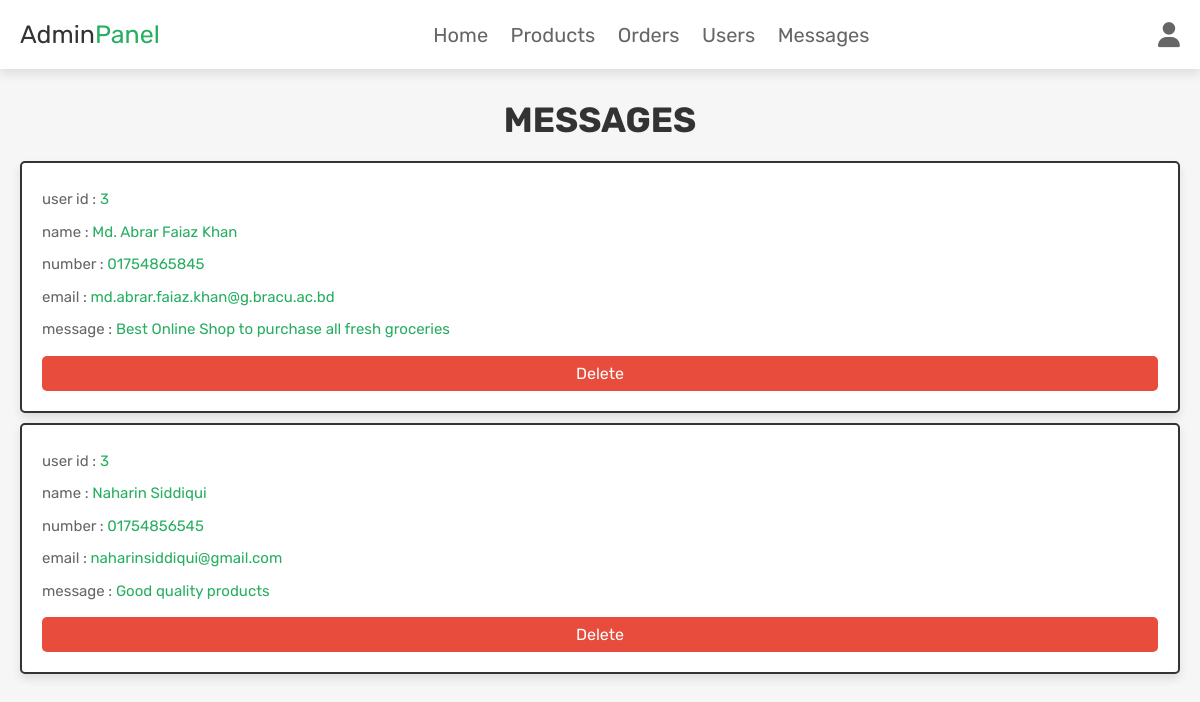
Screenshot of /admin_contacts.php (signed in) with the database file from the repository.
### tables this page shows
CREATE TABLE `message` (
  `id` int(100) NOT NULL,
  `user_id` int(100) NOT NULL,
  `name` varchar(100) NOT NULL,
  `email` varchar(100) NOT NULL,
  `number` varchar(12) NOT NULL,
  `message` varchar(500) NOT NULL
);

### admin_contacts.php (the view, shortened to what this page needs)
<?php
@include 'config.php';
?>
<!DOCTYPE html>
<html lang="en">
<head>
   <link rel="stylesheet" href="https://cdnjs.cloudflare.com/ajax/libs/font-awesome/6.1.1/css/all.min.css">
   <link rel="stylesheet" href="css/admin_style.css">
</head>
<body>
<?php include 'admin_header.php'; ?>
<section class="messages">
   <h1 class="title">messages</h1>
   <div class="box-container">
   <?php
      $select_message = $conn->prepare("SELECT * FROM `message`");
      $select_message->execute();
      if($select_message->rowCount() > 0){
         while($fetch_message = $select_message->fetch(PDO::FETCH_ASSOC)){
   ?>
   <div class="box">
      <p> user id : <span><?= $fetch_message['user_id']; ?></span> </p>
      <p> name : <span><?= $fetch_message['name']; ?></span> </p>
      <p> number : <span><?= $fetch_message['number']; ?></span> </p>
      <p> email : <span><?= $fetch_message['email']; ?></span> </p>
      <p> message : <span><?= $fetch_message['message']; ?></span> </p>
      <a href="admin_contacts.php?delete=<?= $fetch_message['id']; ?>" onclick="return confirm('delete this message?');" class="delete-btn">delete</a>
   </div>
   <?php
         }
      }else{
         echo '<p class="empty">you have no messages!</p>';
      }
   ?>
   </div>
</section>
</body>
</html>

### css/admin_style.css (style rules this page uses)
.messages .box-container { display: block; width: 100%; grid-template-columns: repeat(auto-fit, 33rem); gap:1.5rem; align-items: flex-start; justify-content:center; }
.messages .box-container .box { border:var(--border); box-shadow: var(--box-shadow); background-color: var(--white); border-radius: .5rem; padding:2rem; margin-bottom: 10px; }
.messages .box-container .box p { line-height: 1.5; padding:.5rem 0; font-size: 1.5rem; color:var(--light-color); }
.messages .box-container .box p span { color:var(--green); }

### css/components.css (style rules this page uses)
:root { --green:#27ae60; --orange:#f39c12; --red:#e74c3c; --black:#333; --light-color:#666; --white:#fff; --light-bg:#f6f6f6; --border:.2rem solid var(--black); --box-shadow:0 .5rem 1rem rgba(0,0,0,.1); }
* { font-family: 'Rubik', sans-serif; margin:0; padding:0; box-sizing: border-box; outline: none; border:none; text-decoration: none; color:var(--black); }
body { background-color: var(--light-bg); }
html { font-size: 62.5%; overflow-x: hidden; scroll-behavior: smooth; scroll-padding-top: 6.5rem; }
section { padding:3rem 2rem; max-width: 1200px; margin:0 auto; }
.btn, .delete-btn, .option-btn { display: block; width: 100%; margin-top: 1rem; border-radius: .5rem; color:var(--white); font-size: 1.6rem; padding:0.8rem 1.2rem; text-transform: capitalize; cursor: pointer; text-align: center; }
.delete-btn { background-color: var(--red); }
.title { text-align: center; margin-bottom: 2rem; text-transform: uppercase; color:var(--black); font-size: 3.5rem; }

### rows the page displays
message: user "3", name "Md. Abrar Faiaz Khan", number "01754865845", email "md.abrar.faiaz.khan@g.bracu.ac.bd", message "Best Online Shop to purchase all fresh groceries"
message: user "3", name "Naharin Siddiqui", number "01754856545", email "naharinsiddiqui@gmail.com", message "Good quality products"
